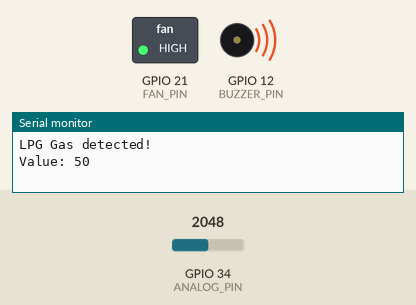
Simulated run of this sketch. Board: ESP32. On the bench: switched loads named in the sketch (green lamp = pin HIGH), buzzer (waves = sounding, pin HIGH), the last lines printed to the serial monitor. The test bench sets the inputs (shaded band); at power-on: GPIO 34 (ANALOG_PIN) = 2048. WiFi joins after 1.5 s; servers stay silent unless stated; pins used as bus, display or sensor lines are not drawn.

Above: at 3.0 s.
3.1 s: GPIO 34 (ANALOG_PIN) set to 924
5.2 s: GPIO 34 (ANALOG_PIN) set to 830
At 6.6 s:
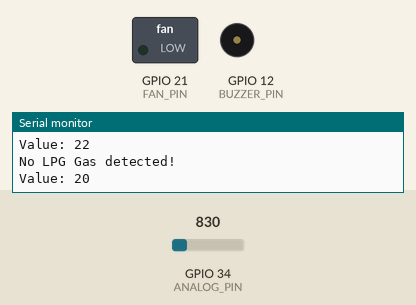
9.5 s: GPIO 34 (ANALOG_PIN) set to 1228
At 10.8 s:
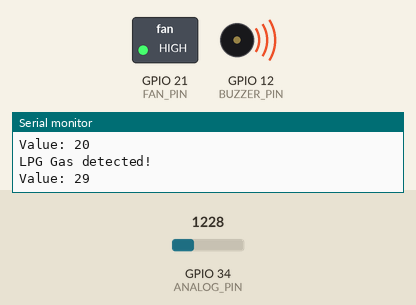
11.5 s: GPIO 34 (ANALOG_PIN) set to 491
At 12.4 s:
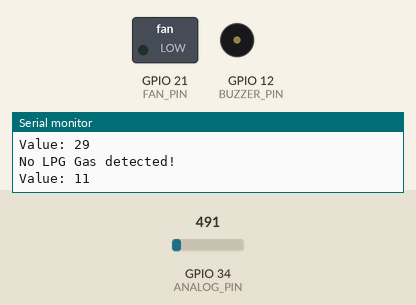
Timing chart, 0 to 14.5 s (numbered marks = the images above; inputs shaded):
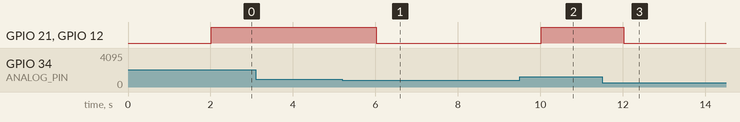

The sketch:

sketch_may10c.ino
```cpp
#define BLYNK_TEMPLATE_ID "TMPL3GCDace8O"
#define BLYNK_TEMPLATE_NAME "gas"
#include <Arduino.h>
#include <BlynkSimpleEsp32.h> // Include Blynk library

#define ANALOG_PIN 34
#define SERVO_PIN 4
#define BUZZER_PIN 12
#define FAN_PIN 21
#define LPG_THRESHOLD 20

// Blynk app credentials (replace with your own)
char auth[] = "8Vt_thWCzMfF1PxIxs0D1f5sAepocpj3";
char ssid[] = "Rupesh12";
char pass[] = "123456789";

unsigned long previousMillis = 0;
const long interval = 2000; // Interval to check LPG gas (milliseconds)

BLYNK_WRITE(V1) // Define virtual pin for receiving commands
{
  int angle = param[0].asInt(); // Read angle value from app
  moveServo(angle);
}

void setup() {
  Serial.begin(9600);
  pinMode(SERVO_PIN, OUTPUT);
  pinMode(BUZZER_PIN, OUTPUT);
  pinMode(FAN_PIN, OUTPUT);

  Blynk.begin(auth, ssid, pass); // Initialize Blynk connection
}

void loop() {
  Blynk.run(); // Run Blynk library

  unsigned long currentMillis = millis();

  if (currentMillis - previousMillis >= interval) {
    previousMillis = currentMillis;
    int value = analogRead(ANALOG_PIN);
    value = map(value, 0, 4095, 0, 100);

    if (value > LPG_THRESHOLD) {
      Serial.println("LPG Gas detected!");
      Serial.print("Value: ");
      Serial.println(value);
      Blynk.virtualWrite(V2, value);
      moveServo(0);
      activateBuzzer();
      activateFan();
      delay(1000);
    } else {
      Serial.println("No LPG Gas detected!");
      Serial.print("Value: ");
      Serial.println(value);
      Blynk.virtualWrite(V2, value); // Send LPG value to app
      moveServo(180);
      deactivateBuzzer();
      deactivateFan();
      delay(500);
    }
  }
}

void moveServo(int angle) {
  int pulseWidth = map(angle, 0, 180, 1000, 2000);
  digitalWrite(SERVO_PIN, HIGH);
  delayMicroseconds(pulseWidth);
  digitalWrite(SERVO_PIN, LOW);
  delay(20);
}

void activateBuzzer() {
  digitalWrite(BUZZER_PIN, HIGH);
}

void deactivateBuzzer() {
  digitalWrite(BUZZER_PIN, LOW);
}

void activateFan() {
  digitalWrite(FAN_PIN, HIGH);
}

void deactivateFan() {
  digitalWrite(FAN_PIN, LOW);
}
```

Measured:
- the behaviour switches between 860 and 859 on GPIO 34 (ANALOG_PIN) (found by bisection; images 0 and 1)
- after the input at 5.2 s, GPIO 21 (FAN_PIN), GPIO 12 (BUZZER_PIN): HIGH → LOW after 0.82 s
- after the input at 9.5 s, GPIO 21 (FAN_PIN), GPIO 12 (BUZZER_PIN): LOW → HIGH after 0.52 s
- after the input at 11.5 s, GPIO 21 (FAN_PIN), GPIO 12 (BUZZER_PIN): HIGH → LOW after 0.52 s
